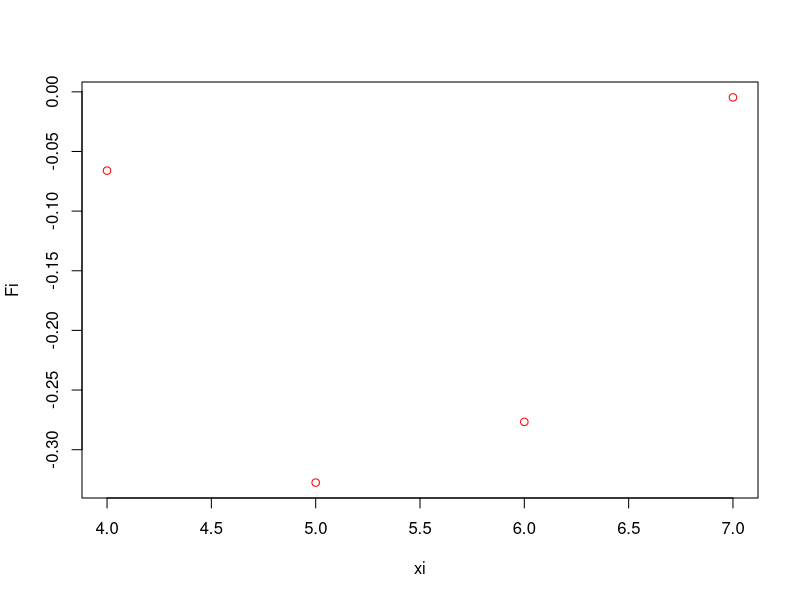

Generate this figure with R:
LargCoef <- function(xi,x,j)
  #xi la danh sach cac diem du lieu goc 
{
  N <- length(xi)
  Lj <- 1;
  for (k in 1 : N){
    if (j != k){
      Lj <-  Lj*(x-xi[k]/(xi[j]-xi[k]))
    }
  }
  return(Lj)
}

LargInter <- function (xi, Fi,x){
  N <- length(xi)
  P <- 0;
  for (j in 1: N){
    P <- P + LargCoef(xi, x, j)*Fi[j]
  }
  return(P)
}
xi <- 4 :7
Fi <- c(-0.0660433280, -0.3275791376, -0.2766838581, - 0.0046828235)
plot(xi, Fi, col = "red")
x <- seq(min(xi), max(xi), by = 0.1)
y <- LargInter(xi, Fi, x)
lines(x,y)
